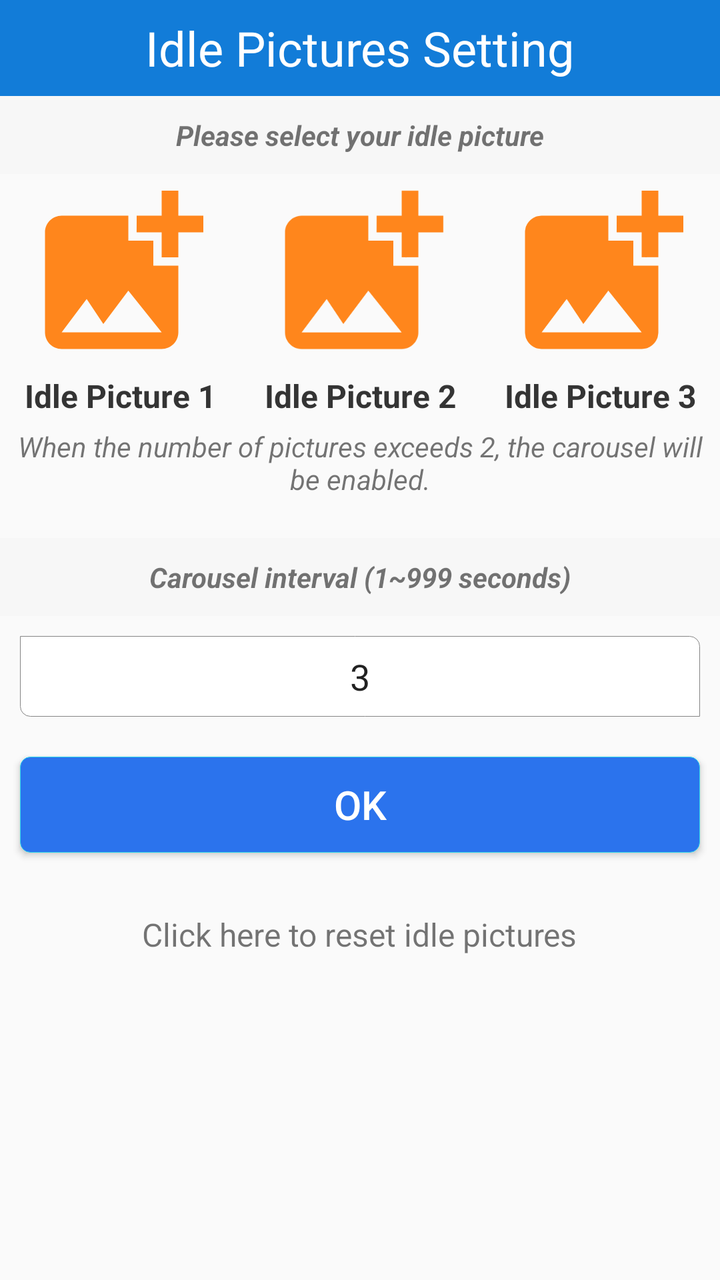
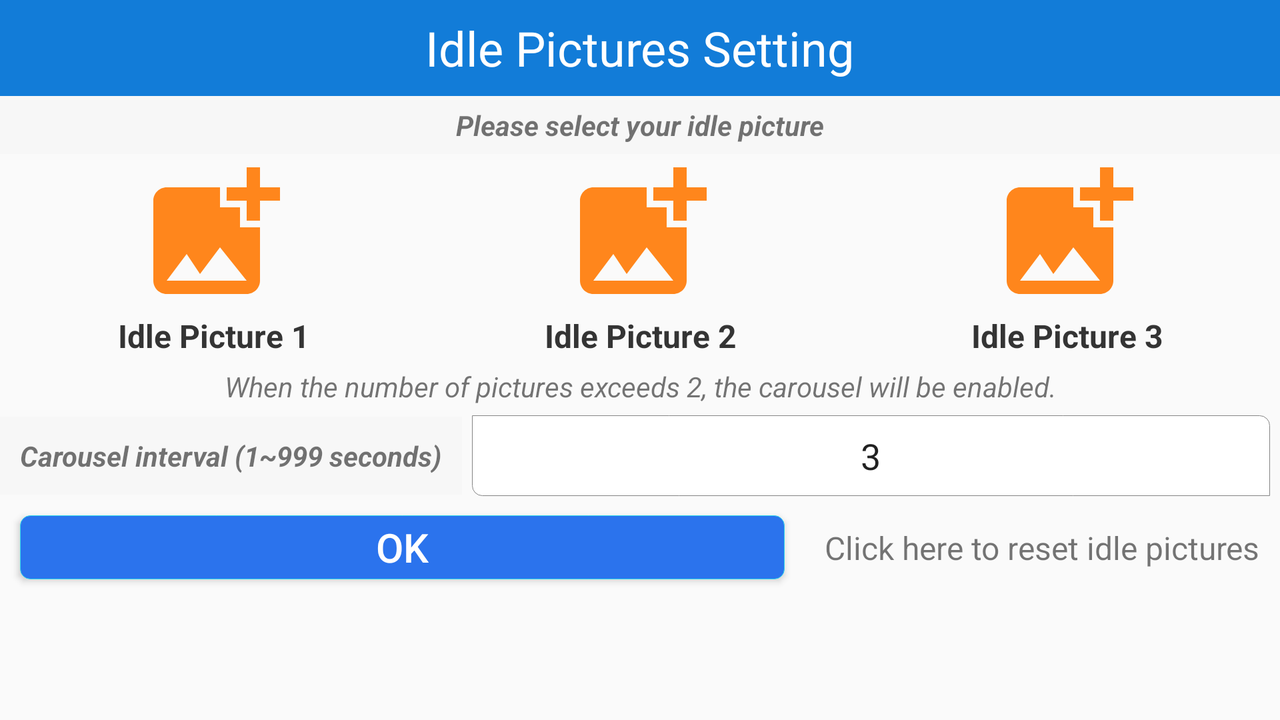

First picture: res/layout/ on a phone held upright. Second picture: the repository's own variant of that layout, on a device whose configuration matches the variant's folder. Source for both follows.
<!-- AndroidManifest.xml: application theme AppTheme -->
<!-- res/layout/activity_idle_picture.xml -->
<?xml version="1.0" encoding="utf-8"?>
<LinearLayout xmlns:android="http://schemas.android.com/apk/res/android"
    android:layout_width="match_parent"
    android:layout_height="match_parent"
    android:orientation="vertical">

    <RelativeLayout
        android:layout_width="match_parent"
        android:layout_height="48dp"
        android:background="@color/colorAccent">

        <ImageButton
            android:id="@+id/img_back"
            android:layout_width="48dp"
            android:layout_height="48dp"
            android:background="@null"
            android:contentDescription="Back"
            android:scaleType="center"
            android:src="@drawable/ic_baseline_arrow_back" />

        <TextView
            android:layout_width="wrap_content"
            android:layout_height="wrap_content"
            android:layout_centerInParent="true"
            android:text="Idle Pictures Setting"
            android:textColor="#FFFFFF"
            android:textSize="24sp" />
    </RelativeLayout>

    <TextView
        android:layout_width="match_parent"
        android:layout_height="wrap_content"
        android:background="#F7F7F7"
        android:gravity="center"
        android:padding="10dp"
        android:text="Please select your idle picture"
        android:textStyle="bold|italic" />

    <LinearLayout
        android:layout_width="match_parent"
        android:layout_height="wrap_content"
        android:orientation="horizontal">

        <ImageView
            android:id="@+id/img_pic1"
            android:layout_width="0dp"
            android:layout_height="100dp"
            android:layout_weight="1"
            android:src="@drawable/ic_baseline_add_photo_alternate_24" />

        <ImageView
            android:id="@+id/img_pic2"
            android:layout_width="0dp"
            android:layout_height="100dp"
            android:layout_weight="1"
            android:src="@drawable/ic_baseline_add_photo_alternate_24" />

        <ImageView
            android:id="@+id/img_pic3"
            android:layout_width="0dp"
            android:layout_height="100dp"
            android:layout_weight="1"
            android:src="@drawable/ic_baseline_add_photo_alternate_24" />
    </LinearLayout>

    <LinearLayout
        android:layout_width="match_parent"
        android:layout_height="wrap_content"
        android:orientation="horizontal">

        <TextView
            android:layout_width="0dp"
            android:layout_height="wrap_content"
            android:layout_weight="1"
            android:gravity="center"
            android:text="Idle Picture 1"
            android:textColor="#343434"
            android:textSize="16sp"
            android:textStyle="bold" />

        <TextView
            android:layout_width="0dp"
            android:layout_height="wrap_content"
            android:layout_weight="1"
            android:gravity="center"
            android:text="Idle Picture 2"
            android:textColor="#343434"
            android:textSize="16sp"
            android:textStyle="bold" />

        <TextView
            android:layout_width="0dp"
            android:layout_height="wrap_content"
            android:layout_weight="1"
            android:gravity="center"
            android:text="Idle Picture 3"
            android:textColor="#343434"
            android:textSize="16sp"
            android:textStyle="bold" />
    </LinearLayout>

    <TextView
        android:layout_width="match_parent"
        android:layout_height="wrap_content"
        android:gravity="center"
        android:layout_marginTop="5dp"
        android:textStyle="italic"
        android:text="When the number of pictures exceeds 2, the carousel will be enabled."/>

    <TextView
        android:layout_width="match_parent"
        android:layout_height="wrap_content"
        android:layout_marginTop="20dp"
        android:background="#F7F7F7"
        android:gravity="center"
        android:padding="10dp"
        android:text="Carousel interval (1~999 seconds)"
        android:textStyle="bold|italic" />

    <EditText
        android:id="@+id/et_interval"
        android:layout_width="match_parent"
        android:layout_height="wrap_content"
        android:layout_margin="10dp"
        android:background="@drawable/bg_edit_text"
        android:gravity="center"
        android:inputType="number"
        android:maxLength="3"
        android:padding="8dp"
        android:text="3"
        android:textSize="18sp" />

    <Button
        android:id="@+id/btn_ok"
        android:layout_width="match_parent"
        android:layout_height="wrap_content"
        android:layout_margin="10dp"
        android:background="@drawable/bg_button"
        android:text="OK"
        android:textColor="@color/white"
        android:textSize="@dimen/font_size_large" />

    <TextView
        android:id="@+id/tv_reset"
        android:layout_width="wrap_content"
        android:layout_height="wrap_content"
        android:layout_gravity="center_horizontal"
        android:layout_marginTop="10dp"
        android:padding="10dp"
        android:text="Click here to reset idle pictures"
        android:textSize="16sp" />
</LinearLayout>
<!-- resources referenced by this layout -->
<resources>
  <color name="colorAccent">#127CD8</color>
  <color name="white">#FFFFFFFF</color>
  <dimen name="font_size_large">20sp</dimen>
  <!-- drawable bg_button (drawable) -->
  <?xml version="1.0" encoding="utf-8"?>
  <selector xmlns:android="http://schemas.android.com/apk/res/android">
      <item android:state_pressed="false">
          <shape android:shape="rectangle">
              <stroke android:width="1px" android:color="#2FD7ED"/>
              <solid android:color="#2B73ED"/>
              <corners android:radius="5dp"/>
          </shape>
      </item>
      <item android:state_pressed="true">
          <shape android:shape="rectangle">
              <stroke android:width="1px" android:color="#98E8F1"/>
              <solid android:color="#D9E5F8"/>
              <corners android:radius="10dp"/>
          </shape>
      </item>
  </selector>
  <!-- drawable bg_edit_text (drawable) -->
  <?xml version="1.0" encoding="utf-8"?>
  <selector xmlns:android="http://schemas.android.com/apk/res/android">
      <item android:state_focused="false">
          <shape android:shape="rectangle">
              <stroke android:color="#858585" android:width="1px"/>
              <solid android:color="@color/white"/>
              <corners android:topRightRadius="5dp" android:bottomLeftRadius="5dp"/>
          </shape>
      </item>
  
      <item android:state_focused="true">
          <shape android:shape="rectangle">
              <stroke android:color="#2196F3" android:width="1px"/>
              <solid android:color="@color/white"/>
              <corners android:topRightRadius="5dp" android:bottomLeftRadius="5dp"/>
          </shape>
      </item>
  </selector>
  <!-- drawable ic_baseline_add_photo_alternate_24 (drawable) -->
  <vector android:height="80dp" android:tint="#FF861C"
      android:viewportHeight="24" android:viewportWidth="24"
      android:width="80dp" xmlns:android="http://schemas.android.com/apk/res/android">
      <path android:fillColor="@android:color/white" android:pathData="M19,7v2.99s-1.99,0.01 -2,0L17,7h-3s0.01,-1.99 0,-2h3L17,2h2v3h3v2h-3zM16,11L16,8h-3L13,5L5,5c-1.1,0 -2,0.9 -2,2v12c0,1.1 0.9,2 2,2h12c1.1,0 2,-0.9 2,-2v-8h-3zM5,19l3,-4 2,3 3,-4 4,5L5,19z"/>
  </vector>
  <style name="AppTheme" parent="Theme.AppCompat.Light.NoActionBar">
          
          <item name="colorPrimary">@color/colorPrimary</item>
          <item name="colorPrimaryDark">@color/colorPrimaryDark</item>
          <item name="colorAccent">@color/colorAccent</item>
      </style>
  <color name="colorPrimary">#995CF1</color>
  <color name="colorPrimaryDark">#3700B3</color>
</resources>
<!-- res/layout-land/activity_idle_picture.xml (the repository's variant of the layout above) -->
<!-- drawn on the phone turned sideways -->
<?xml version="1.0" encoding="utf-8"?>
<LinearLayout xmlns:android="http://schemas.android.com/apk/res/android"
    android:layout_width="match_parent"
    android:layout_height="match_parent"
    android:orientation="vertical">

    <RelativeLayout
        android:layout_width="match_parent"
        android:layout_height="48dp"
        android:background="@color/colorAccent">

        <ImageButton
            android:id="@+id/img_back"
            android:layout_width="48dp"
            android:layout_height="48dp"
            android:background="@null"
            android:contentDescription="Back"
            android:scaleType="center"
            android:src="@drawable/ic_baseline_arrow_back" />

        <TextView
            android:layout_width="wrap_content"
            android:layout_height="wrap_content"
            android:layout_centerInParent="true"
            android:text="Idle Pictures Setting"
            android:textColor="#FFFFFF"
            android:textSize="24sp" />
    </RelativeLayout>

    <TextView
        android:layout_width="match_parent"
        android:layout_height="wrap_content"
        android:background="#F7F7F7"
        android:gravity="center"
        android:padding="5dp"
        android:text="Please select your idle picture"
        android:textStyle="bold|italic" />

    <LinearLayout
        android:layout_width="match_parent"
        android:layout_height="wrap_content"
        android:orientation="horizontal">

        <ImageView
            android:id="@+id/img_pic1"
            android:layout_width="0dp"
            android:layout_height="80dp"
            android:layout_weight="1"
            android:src="@drawable/ic_baseline_add_photo_alternate_24" />

        <ImageView
            android:id="@+id/img_pic2"
            android:layout_width="0dp"
            android:layout_height="80dp"
            android:layout_weight="1"
            android:src="@drawable/ic_baseline_add_photo_alternate_24" />

        <ImageView
            android:id="@+id/img_pic3"
            android:layout_width="0dp"
            android:layout_height="80dp"
            android:layout_weight="1"
            android:src="@drawable/ic_baseline_add_photo_alternate_24" />
    </LinearLayout>

    <LinearLayout
        android:layout_width="match_parent"
        android:layout_height="wrap_content"
        android:orientation="horizontal">

        <TextView
            android:layout_width="0dp"
            android:layout_height="wrap_content"
            android:layout_weight="1"
            android:gravity="center"
            android:text="Idle Picture 1"
            android:textColor="#343434"
            android:textSize="16sp"
            android:textStyle="bold" />

        <TextView
            android:layout_width="0dp"
            android:layout_height="wrap_content"
            android:layout_weight="1"
            android:gravity="center"
            android:text="Idle Picture 2"
            android:textColor="#343434"
            android:textSize="16sp"
            android:textStyle="bold" />

        <TextView
            android:layout_width="0dp"
            android:layout_height="wrap_content"
            android:layout_weight="1"
            android:gravity="center"
            android:text="Idle Picture 3"
            android:textColor="#343434"
            android:textSize="16sp"
            android:textStyle="bold" />
    </LinearLayout>

    <TextView
        android:layout_width="match_parent"
        android:layout_height="wrap_content"
        android:gravity="center"
        android:layout_marginTop="5dp"
        android:textStyle="italic"
        android:text="When the number of pictures exceeds 2, the carousel will be enabled."/>
    <LinearLayout
        android:layout_width="match_parent"
        android:layout_height="wrap_content"
        android:gravity="center_vertical"
        android:orientation="horizontal">
        <TextView
            android:layout_width="wrap_content"
            android:layout_height="wrap_content"
            android:background="#F7F7F7"
            android:gravity="center"
            android:padding="10dp"
            android:text="Carousel interval (1~999 seconds)"
            android:textStyle="bold|italic" />
        <EditText
            android:id="@+id/et_interval"
            android:layout_width="match_parent"
            android:layout_height="wrap_content"
            android:layout_margin="5dp"
            android:background="@drawable/bg_edit_text"
            android:gravity="center"
            android:inputType="number"
            android:maxLength="3"
            android:padding="8dp"
            android:text="3"
            android:textSize="18sp" />
    </LinearLayout>

    <LinearLayout
        android:layout_width="match_parent"
        android:layout_height="wrap_content"
        android:gravity="center_vertical"
        android:orientation="horizontal">
        <Button
            android:id="@+id/btn_ok"
            android:layout_width="wrap_content"
            android:layout_height="32dp"
            android:layout_marginLeft="10dp"
            android:layout_marginRight="10dp"
            android:background="@drawable/bg_button"
            android:text="OK"
            android:layout_weight="1"
            android:textColor="@color/white"
            android:textSize="@dimen/font_size_large" />

        <TextView
            android:id="@+id/tv_reset"
            android:layout_width="wrap_content"
            android:layout_height="wrap_content"
            android:layout_gravity="center_vertical"
            android:padding="10dp"
            android:text="Click here to reset idle pictures"
            android:textSize="16sp" />
    </LinearLayout>

</LinearLayout>
